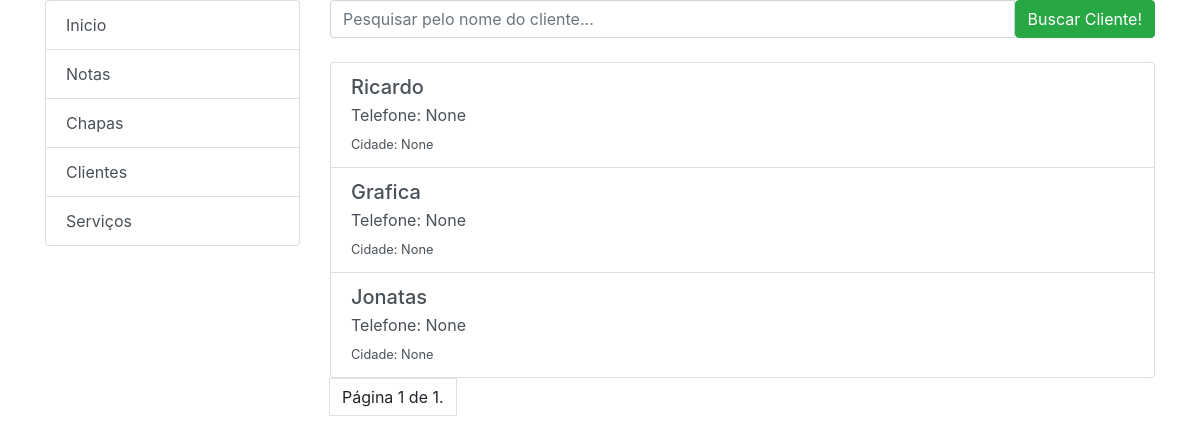
/clientes/, run on the app's committed database.
### core/models.py (models this page shows, shortened)
class Cliente(models.Model):
    nome = models.CharField('* Nome / Empresa',max_length=200)
    email = models.EmailField('* Email',max_length=100,null=True,blank=True)
    telefone = models.CharField('* Fone',max_length=20,null=True,blank=True)
    cnpj = models.CharField('CNPJ',max_length=40,null=True,blank=True)
    cpf = models.CharField('CPF',max_length=40,null=True,blank=True)
    rua = models.CharField('Rua',max_length=40,null=True,blank=True)
    bairro = models.CharField('Bairro',max_length=40,null=True,blank=True)
    numero = models.IntegerField('Numero',null=True,blank=True)
    cidade = models.CharField('Cidade',max_length=40,null=True,blank=True)
    estado = models.CharField('Estado',max_length=40,null=True,blank=True)
    cep = models.CharField('Cep',max_length=40,null=True,blank=True)
    created_at = models.DateTimeField('Criado em', auto_now_add=True,null=True)
    uploaded_at = models.DateTimeField('Atualizado em', auto_now=True,null=True)
    nota = models.ManyToManyField('Nota', through='GrupoClienteNota', null=True)
    def get_absolute_url(self):
        return reverse(
            'cliente_especifico',
            args=[self.id]
    )
    class Meta:
        verbose_name = "Cliente"
        verbose_name_plural = "Clientes"
        ordering = ['-created_at']

### core/views.py (the view)
# urls.py: path('clientes/', views.clientes, name='clientes'),
def clientes(request):
    clientes = Cliente.objects.all()
    paginator = Paginator(clientes, 20)  # Show 20 contacts per page.
    page_number = request.GET.get('page')
    page_obj = paginator.get_page(page_number)
    return render(request, 'clientes.html', {'page_obj': page_obj})

### core/templates/clientes.html (shortened to what this page needs)
{% extends "layout.html" %}
{% load static %}
{% block content %}
<form action="/busca_cliente/" method="post">{% csrf_token %}
    <div class="input-group">
      <input type="text" class="form-control" name="campo_busca" placeholder="Pesquisar pelo nome do cliente...">
      <span class="input-group-btn">
        <button class="btn btn-success" type="submit">Buscar Cliente!</button>
      </span>
    </div>
</form>
<br>
<div class="list-group">
    {% for cliente in page_obj %}
    <a href="{{ cliente.get_absolute_url }}" class="list-group-item list-group-item-action">
        <div class="d-flex w-100 justify-content-between">
          <h5 class="mb-1">{{ cliente.nome }}</h5>
        </div>
        <p class="mb-1">Telefone: {{ cliente.telefone }}</p>
        <small>Cidade: {{ cliente.cidade }}</small>
    </a>
    {% endfor %}
</div>
<nav aria-label="...">
  <ul class="pagination">
      <li class="page-item">
          <a class="page-link">Página {{ page_obj.number }} de {{ page_obj.paginator.num_pages }}.</a>
      </li>
  </ul>
</nav>
{% endblock %}

### data on the page
Cliente: nome "Ricardo", telefone "None", cidade "None"
Cliente: nome "Grafica", telefone "None", cidade "None"
Cliente: nome "Jonatas", telefone "None", cidade "None"

### other printed values
{{ page_obj.number }} "1"
{{ page_obj.paginator.num_pages }} "1"
